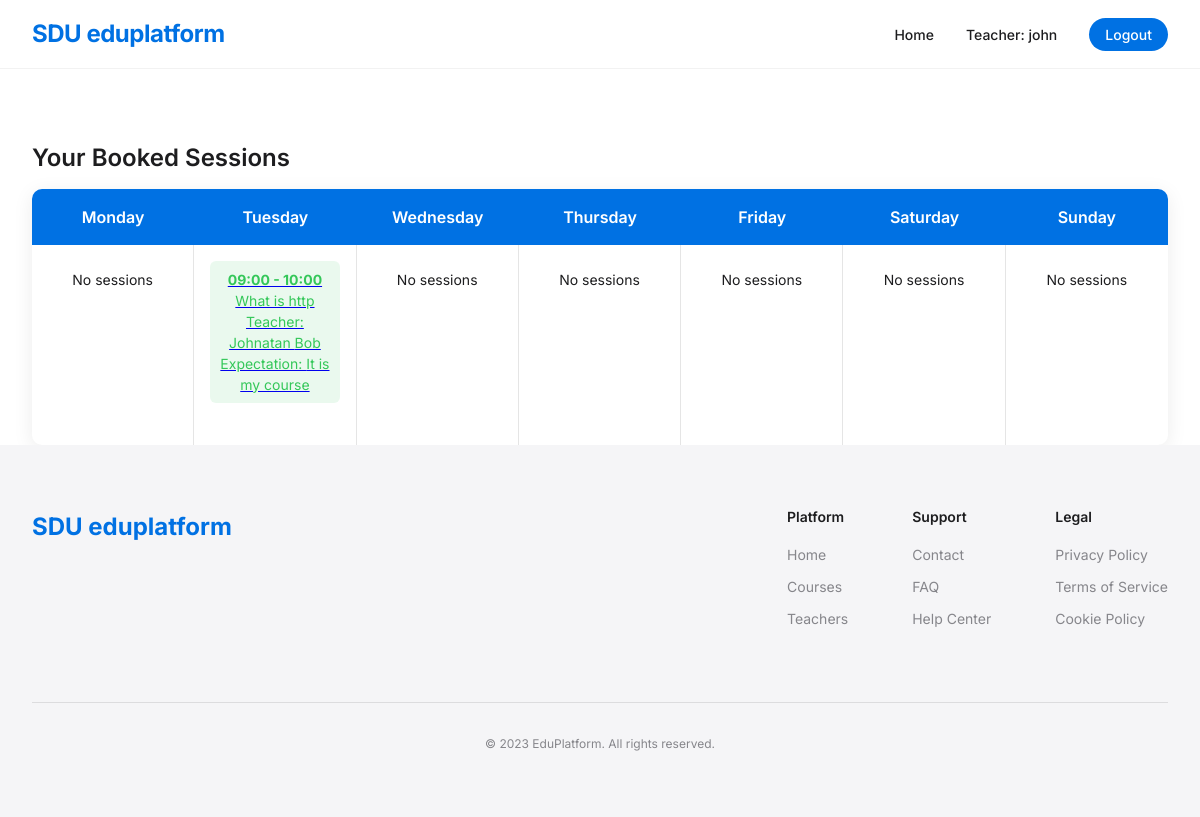
Page /profile/ (signed in) on the committed database.
### core/models.py (models this page shows, shortened)
class BookedSession(models.Model):
    session = models.ForeignKey(Session, on_delete=models.CASCADE, related_name='booked_sessions')
    student = ForeignKey(User, on_delete=models.CASCADE, related_name='booked_students')
    expectation = models.TextField()

class Session(models.Model):
    DAYS_OF_WEEK = [
        ('Monday', 'Monday'),
        ('Tuesday', 'Tuesday'),
        ('Wednesday', 'Wednesday'),
        ('Thursday', 'Thursday'),
        ('Friday', 'Friday'),
        ('Saturday', 'Saturday'),
        ('Sunday', 'Sunday'),
    ]
    TIME_SLOTS = [
        ('08:00 - 09:00', '08:00 - 09:00'),
        ('09:00 - 10:00', '09:00 - 10:00'),
        ('10:00 - 11:00', '10:00 - 11:00'),
        ('11:00 - 12:00', '11:00 - 12:00'),
        ('13:00 - 14:00', '13:00 - 14:00'),
        ('14:00 - 15:00', '14:00 - 15:00'),
        ('15:00 - 16:00', '15:00 - 16:00'),
        ('16:00 - 17:00', '16:00 - 17:00'),
    ]
    STATUS_CHOICES = [
        ('Available', 'Available'),
        ('Booked', 'Booked'),
    ]
    topic = models.CharField(max_length=100)
    description = models.TextField()
    teacher = models.ForeignKey(Teacher, on_delete=models.CASCADE, related_name='sessions')
    day = models.CharField(max_length=10, choices=DAYS_OF_WEEK)
    time_slot = models.CharField(max_length=20, choices=TIME_SLOTS)  # Using predefined 24-hour format slots
    status = models.CharField(max_length=10, choices=STATUS_CHOICES, default='Available')

class Teacher(models.Model):
    user = models.OneToOneField(User, on_delete=models.CASCADE)
    name = models.CharField(max_length=100)
    surname = models.CharField(max_length=100)
    year_experience = models.PositiveIntegerField()
    university = models.CharField(max_length=100)
    speciality = models.CharField(max_length=100)
    more_about = models.TextField()
    image = models.ImageField(upload_to='teacher_image')

### core/views.py (the view)
# urls.py: path('profile/', views.profile, name='profile'),
@login_required(login_url='login')
def profile(request):
    booked_sessions = BookedSession.objects.filter(student=request.user)
    days_of_week = ['Monday', 'Tuesday', 'Wednesday', 'Thursday', 'Friday', 'Saturday', 'Sunday']
    booked_schedule = {}
    for day in days_of_week:
        booked_schedule[day] = booked_sessions.filter(session__day=day)
    return render(request, 'profile.html', {
        'booked_schedule': booked_schedule,
        'days_of_week': days_of_week,
    })

### core/templatetags/dict_extras.py (called while the page is built)
@register.filter
def dict_get(d, key):
    return d.get(key)

### templates/profile.html
{% extends 'base.html' %}
{% load dict_extras %}
{% block content %}
<div class="container">
    <h2>Your Booked Sessions</h2>
    <div class="schedule-container" id="booked-schedule">
        <div class="schedule-header">
            {% for day in days_of_week %}
                <div class="day-name">{{ day }}</div>
            {% endfor %}
        </div>
        <div class="schedule-body">
            {% for day in days_of_week %}
            <div class="day-column" data-day="{{ day }}">
                {% with sessions=booked_schedule|dict_get:day %}
                    {% if sessions and sessions.count %}
                        {% for booking in sessions %}
                            <a href="{% url 'book' teacher_id=booking.session.teacher_id session_id=booking.session_id %}">
                        <div class="time-slot {{ booking.session.status|lower }}">
                            <strong>{{ booking.session.time_slot }}</strong><br>
                            {{ booking.session.topic }}<br>
                            Teacher: {{ booking.session.teacher.name }} {{ booking.session.teacher.surname }}<br>
                            Expectation: {{ booking.expectation }}
                        </div>
                            </a>
                        {% endfor %}
                    {% else %}
                        <div class="time-slot">No sessions</div>
                    {% endif %}
                {% endwith %}
            </div>
            {% endfor %}
        </div>
    </div>
</div>
{% endblock %}

### templates/base.html (shortened to what this page needs)
<!DOCTYPE html>
{% load static %}
<html lang="en">
<head>
    <link rel="stylesheet" href="{% static 'styles.css' %}">
</head>
<body>
<div class="page-wrapper">
    <header class="main-header">
        <div class="container">
            <div class="logo">SDU eduplatform</div>
            <nav class="main-nav">
                <ul class="nav-links">
                    <li><a href="{% url 'index' %}" class="nav-link">Home</a></li>
                    {% if user.is_authenticated %}
                            {% if user.is_staff %}
                                 <li><a href="{% url 'teacher_profile' %}" class="nav-link">
                                Teacher: {{ user.username }}
                                </a></li>
                            {% else %}
                                <li><a href="{% url 'profile' %}" class="nav-link">
                                {{ user.username }}
                                </a></li>
                            {% endif %}
                        <li><a href="{% url 'logout' %}" class="nav-link highlight">Logout</a></li>
                    {% else %}
                        <li><a href="{% url 'login' %}" class="nav-link highlight">Login</a></li>
                    {% endif %}
                </ul>
            </nav>
        </div>
    </header>
    <br><br><br> <br><br><br>
    {% block content %}{% endblock %}
    <footer class="main-footer">
        <div class="container">
            <div class="footer-content">
                <div class="footer-logo">SDU eduplatform</div>
                <div class="footer-links">
                    <div class="footer-column">
                        <h5>Platform</h5>
                        <ul>
                            <li><a href="index.html">Home</a></li>
                            <li><a href="#courses">Courses</a></li>
                            <li><a href="#teachers">Teachers</a></li>
                        </ul>
                    </div>
                    <div class="footer-column">
                        <h5>Support</h5>
                        <ul>
                            <li><a href="#contact">Contact</a></li>
                            <li><a href="#">FAQ</a></li>
                            <li><a href="#">Help Center</a></li>
                        </ul>
                    </div>
                    <div class="footer-column">
                        <h5>Legal</h5>
                        <ul>
                            <li><a href="#">Privacy Policy</a></li>
                            <li><a href="#">Terms of Service</a></li>
                            <li><a href="#">Cookie Policy</a></li>
                        </ul>
                    </div>
                </div>
            </div>
            <div class="copyright">
                <p>&copy; 2023 EduPlatform. All rights reserved.</p>
            </div>
        </div>
    </footer>
</div>
</body>
</html>

### static/styles.css (style rules this page uses)
* { margin: 0; padding: 0; box-sizing: border-box; }
:root { --primary-bg: #ffffff; --secondary-bg: #f5f5f7; --text-primary: #1d1d1f; --text-secondary: #86868b; --accent: #0071e3; --accent-light: #e8f4ff; --accent-dark: #004f9e; --error: #ff3b30; --success: #34c759; --warning: #ff9500; --border-light: rgba(0, 0, 0, 0.1); --border-medium: rgba(0, 0, 0, 0.15); --box-shadow: 0 4px 20px rgba(0, 0, 0, 0.08); --transition-fast: 0.2s ease; --transition-medium: 0.3s ease; --spacing-xs: 0.5rem; --spacing-sm: 1rem; --spacing-md: 2rem; --spacing-lg: 4rem; --spacing-xl: 8rem; --font-size-xs: 0.75rem; --font-size-sm: 0.875rem; --font-size-md: 1rem; --font-size-lg: 1.5rem; --font-size-xl: 2.5rem; --font-size-xxl: 3.5rem; --border-radius-sm: 6px; --border-radius-md: 10px; --border-radius-lg: 16px; }
html { font-size: 16px; scroll-behavior: smooth; -webkit-font-smoothing: antialiased; -moz-osx-font-smoothing: grayscale; }
body { font-family: 'Inter', -apple-system, BlinkMacSystemFont, sans-serif; color: var(--text-primary); background-color: var(--primary-bg); line-height: 1.5; min-height: 100vh; display: flex; flex-direction: column; }
.page-wrapper { display: flex; flex-direction: column; min-height: 100vh; }
h1, h2, h3, h4, h5 { font-weight: 600; line-height: 1.2; margin-bottom: var(--spacing-sm); }
p { margin-bottom: var(--spacing-md); color: var(--text-secondary); }
.container { width: 100%; max-width: 1200px; margin: 0 auto; padding: 0 var(--spacing-md); }
.main-header { position: fixed; top: 0; left: 0; width: 100%; z-index: 1000; padding: var(--spacing-sm) 0; background-color: rgba(255, 255, 255, 0.9); backdrop-filter: blur(10px); box-shadow: 0 1px 0 rgba(0, 0, 0, 0.05); transition: background-color var(--transition-medium), box-shadow var(--transition-medium); }
.main-header .container { display: flex; justify-content: space-between; align-items: center; }
.logo { font-size: var(--font-size-lg); font-weight: 700; letter-spacing: -0.02em; color: var(--accent); }
.nav-links { display: flex; list-style: none; gap: var(--spacing-md); margin: 0; padding: 0; }
.nav-link { font-size: var(--font-size-sm); color: var(--text-primary); text-decoration: none; transition: color var(--transition-fast); position: relative; font-weight: 500; }
.nav-link:after { content: ''; position: absolute; width: 0; height: 2px; bottom: -4px; left: 0; background-color: var(--accent); transition: width var(--transition-medium); }
.nav-link.highlight { background-color: var(--accent); color: white; padding: 0.5rem 1rem; border-radius: 20px; }
.nav-link.highlight:after { display: none; }
.schedule-container { background-color: var(--primary-bg); border-radius: var(--border-radius-md); box-shadow: var(--box-shadow); overflow: hidden; }
.schedule-header { display: grid; grid-template-columns: repeat(7, 1fr); background-color: var(--accent); color: white; padding: var(--spacing-sm) 0; }
.day-name { text-align: center; font-weight: 600; }
.schedule-body { display: grid; grid-template-columns: repeat(7, 1fr); min-height: 200px; }
.day-column { border-right: 1px solid var(--border-light); padding: var(--spacing-sm); }
.day-column:last-child { border-right: none; }
.time-slot { margin-bottom: var(--spacing-xs); padding: var(--spacing-xs); border-radius: var(--border-radius-sm); font-size: var(--font-size-sm); text-align: center; }
.time-slot.available { background-color: rgba(52, 199, 89, 0.1); color: var(--success); }
.main-footer { background-color: var(--secondary-bg); padding: var(--spacing-lg) 0 var(--spacing-md); margin-top: auto; }
.footer-content { display: flex; justify-content: space-between; margin-bottom: var(--spacing-lg); }
.footer-logo { font-size: var(--font-size-lg); font-weight: 700; color: var(--accent); }
.footer-links { display: flex; gap: var(--spacing-lg); }
.footer-column h5 { font-size: var(--font-size-sm); margin-bottom: var(--spacing-sm); font-weight: 600; }
.footer-column ul { list-style: none; }
.footer-column ul li { margin-bottom: var(--spacing-xs); }
.footer-column a { font-size: var(--font-size-sm); color: var(--text-secondary); text-decoration: none; transition: color var(--transition-fast); }
.copyright { padding-top: var(--spacing-md); border-top: 1px solid var(--border-light); font-size: var(--font-size-xs); color: var(--text-secondary); text-align: center; }

### rows in the picture
BookedSession: session.time_slot "09:00 - 10:00", session.topic "What is http", session.teacher.name "Johnatan", session.teacher.surname "Bob", expectation "It is my course"

### other values in the picture
{{ user.username }} "john"
{{ day }} "Monday" "Tuesday" "Wednesday" "Thursday" "Friday" "Saturday" "Sunday"
